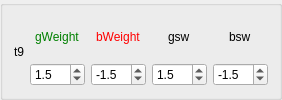
                                <widget class="QGroupBox" name="groupBox_8">
                                    <property name="title">
                                        <string/>
                                    </property>
                                    <layout class="QHBoxLayout" name="horizontalLayout_16">
                                        <item alignment="Qt::AlignHCenter">
                                            <widget class="QLabel" name="label_66">
                                                <property name="text">
                                                    <string>t9</string>
                                                </property>
                                            </widget>
                                        </item>
                                        <item>
                                            <layout class="QVBoxLayout" name="verticalLayout_55">
                                                <item alignment="Qt::AlignHCenter">
                                                    <widget class="QLabel" name="label_67">
                                                        <property name="toolTip">
                                                            <string>&lt;html&gt;&lt;head/&gt;&lt;body&gt;&lt;p&gt;points
                                                                added to score when this is good&lt;/p&gt;&lt;/body&gt;&lt;/html&gt;
                                                            </string>
                                                        </property>
                                                        <property name="styleSheet">
                                                            <string notr="true">color: green</string>
                                                        </property>
                                                        <property name="text">
                                                            <string>gWeight</string>
                                                        </property>
                                                    </widget>
                                                </item>
                                                <item>
                                                    <widget class="QDoubleSpinBox" name="doubleSpinBox_53">
                                                        <property name="decimals">
                                                            <number>1</number>
                                                        </property>
                                                        <property name="minimum">
                                                            <double>-10.000000000000000</double>
                                                        </property>
                                                        <property name="maximum">
                                                            <double>10.000000000000000</double>
                                                        </property>
                                                        <property name="value">
                                                            <double>1.500000000000000</double>
                                                        </property>
                                                    </widget>
                                                </item>
                                            </layout>
                                        </item>
                                        <item>
                                            <layout class="QVBoxLayout" name="verticalLayout_56">
                                                <item alignment="Qt::AlignHCenter">
                                                    <widget class="QLabel" name="label_68">
                                                        <property name="toolTip">
                                                            <string>&lt;html&gt;&lt;head/&gt;&lt;body&gt;&lt;p&gt;points
                                                                added to score when this is bad&lt;/p&gt;&lt;/body&gt;&lt;/html&gt;
                                                            </string>
                                                        </property>
                                                        <property name="styleSheet">
                                                            <string notr="true">color: red</string>
                                                        </property>
                                                        <property name="text">
                                                            <string>bWeight</string>
                                                        </property>
                                                    </widget>
                                                </item>
                                                <item>
                                                    <widget class="QDoubleSpinBox" name="doubleSpinBox_54">
                                                        <property name="decimals">
                                                            <number>1</number>
                                                        </property>
                                                        <property name="minimum">
                                                            <double>-10.000000000000000</double>
                                                        </property>
                                                        <property name="maximum">
                                                            <double>10.000000000000000</double>
                                                        </property>
                                                        <property name="value">
                                                            <double>-1.500000000000000</double>
                                                        </property>
                                                    </widget>
                                                </item>
                                            </layout>
                                        </item>
                                        <item>
                                            <layout class="QVBoxLayout" name="verticalLayout_57">
                                                <item alignment="Qt::AlignHCenter">
                                                    <widget class="QLabel" name="label_69">
                                                        <property name="toolTip">
                                                            <string>&lt;html&gt;&lt;head/&gt;&lt;body&gt;&lt;p&gt;points
                                                                added to score when this is good but special (like macd
                                                                crossing up)&lt;/p&gt;&lt;/body&gt;&lt;/html&gt;
                                                            </string>
                                                        </property>
                                                        <property name="styleSheet">
                                                            <string notr="true">color: qradialgradient(spread:repeat,
                                                                cx:0.5, cy:0.5, radius:0.077, fx:0.5, fy:0.5, stop:0
                                                                rgba(19, 255, 0, 147), stop:0.497326 rgba(0, 0, 0, 147),
                                                                stop:1 rgba(0, 255, 113, 147));
                                                            </string>
                                                        </property>
                                                        <property name="text">
                                                            <string>gsw</string>
                                                        </property>
                                                    </widget>
                                                </item>
                                                <item>
                                                    <widget class="QDoubleSpinBox" name="doubleSpinBox_55">
                                                        <property name="decimals">
                                                            <number>1</number>
                                                        </property>
                                                        <property name="minimum">
                                                            <double>-10.000000000000000</double>
                                                        </property>
                                                        <property name="maximum">
                                                            <double>10.000000000000000</double>
                                                        </property>
                                                        <property name="value">
                                                            <double>1.500000000000000</double>
                                                        </property>
                                                    </widget>
                                                </item>
                                            </layout>
                                        </item>
                                        <item>
                                            <layout class="QVBoxLayout" name="verticalLayout_58">
                                                <item alignment="Qt::AlignHCenter">
                                                    <widget class="QLabel" name="label_70">
                                                        <property name="toolTip">
                                                            <string>&lt;html&gt;&lt;head/&gt;&lt;body&gt;&lt;p&gt;points
                                                                added to score when this is bad but special (like macd
                                                                crossing down)&lt;/p&gt;&lt;/body&gt;&lt;/html&gt;
                                                            </string>
                                                        </property>
                                                        <property name="styleSheet">
                                                            <string notr="true">color: qradialgradient(spread:repeat,
                                                                cx:0.5, cy:0.5, radius:0.077, fx:0.5, fy:0.5, stop:0
                                                                rgba(255, 0, 0, 147), stop:0.497537 rgba(58, 30, 30,
                                                                146), stop:1 rgba(255, 94, 0, 147));
                                                            </string>
                                                        </property>
                                                        <property name="text">
                                                            <string>bsw</string>
                                                        </property>
                                                    </widget>
                                                </item>
                                                <item>
                                                    <widget class="QDoubleSpinBox" name="doubleSpinBox_56">
                                                        <property name="decimals">
                                                            <number>1</number>
                                                        </property>
                                                        <property name="minimum">
                                                            <double>-10.000000000000000</double>
                                                        </property>
                                                        <property name="maximum">
                                                            <double>10.000000000000000</double>
                                                        </property>
                                                        <property name="value">
                                                            <double>-1.500000000000000</double>
                                                        </property>
                                                    </widget>
                                                </item>
                                            </layout>
                                        </item>
                                    </layout>
                                </widget>
